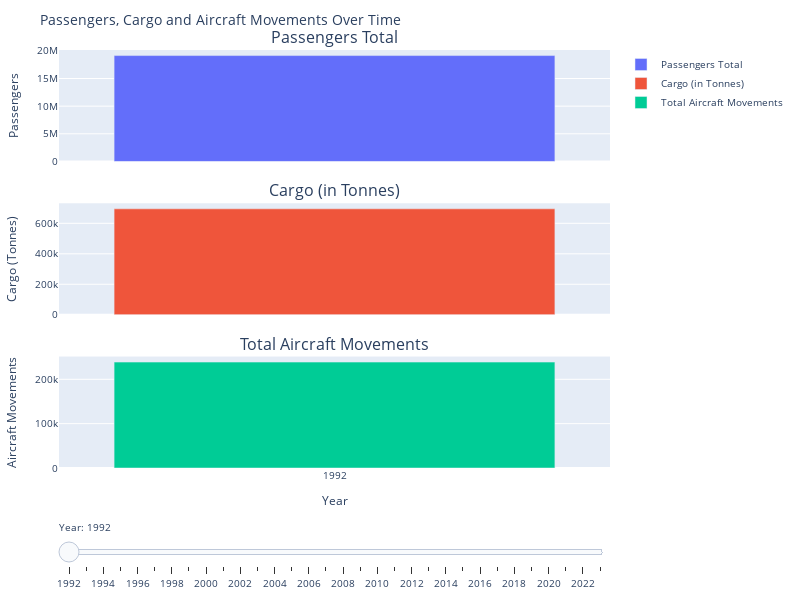

The notebook cell this image was saved under:
### Markdown cell above
The expansion of Schiphol stimulates economic growth through increased tourism and employment. The increase in the number of passengers and the volume of cargo transported through the airport enhances the Netherlands role as a key hub for international trade and travel. The chart shows a consistent growth in both passenger and cargo transport, indicating a thriving aviation sector. This growth contributes to the economy by creating jobs and boosting tourism and trade. However, the negative environmental effects, such as increased emissions and noise pollution, call for a balanced approach that considers both economic benefits and environmental protection.

### Code cell
%run air-movements.ipynb
